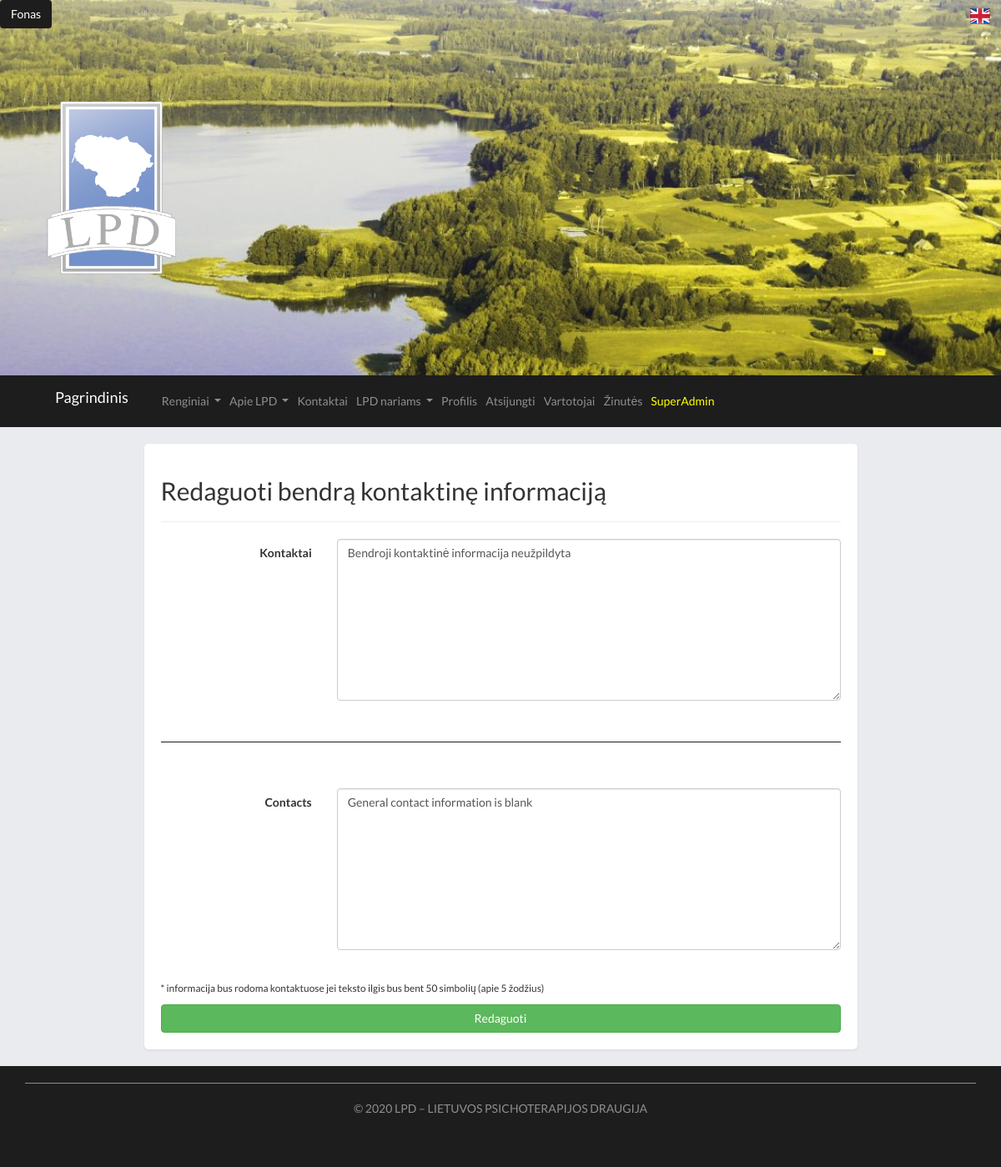
The app's page /edit_contact_info/1 (signed in) with its own data.
### main.py (models this page shows)
class User(db.Model):
	id = db.Column(db.Integer, primary_key=True)
	date_created = db.Column(db.DateTime, default=datetime.utcnow)
	name = db.Column(db.String(200), nullable=False)
	surname = db.Column(db.String(200), nullable=False)
	phone = db.Column(db.String(200), default="")
	email = db.Column(db.String(200), nullable=False)
	lvl = db.Column(db.Integer, default=0)
	password = db.Column(db.String(200), nullable=False)
	image = db.Column(db.String(300), default="")
	info = db.Column(db.String(1000), default="")
	info_en = db.Column(db.String(1000), default="")
	show = db.Column(db.String(10), default="False")
	confirmed = db.Column(db.String(10), default="False")
	session_token = db.Column(db.String, default="")
	lang = db.Column(db.String, default="LT")

class Contact_text(db.Model):
	id = db.Column(db.Integer, primary_key=True)
	info = db.Column(db.String(4000), default="")
	info_en = db.Column(db.String(4000), default="")

### main.py (the view)
@app.route("/edit_contact_info/<int:id>", methods=["GET", "POST"])
def edit_contact_info(id):
	main_info = Contact_text.query.get_or_404(id)
	if request.method == "POST":
		main_info.info = request.form['info']
		main_info.info_en = request.form['info_en']
		try:
			db.session.commit()
			return redirect('/kontaktai/')
		except:
			return "nepavyko atnaujinti"
	else:
		return render_template("redaguoti_kontaktus.html",contact_main=main_info, current_user=current_user(), bg_img=get_bg_img())

### main.py (called while the page is built)
def get_bg_img():
	try:
		data = Topimg.query.get_or_404(1)
		img = data.name
	except:
		img = "../" + app.config['UPLOAD_BACKGROUND'] + DEFAULT_IMG
	return img

def current_user():
	email = request.cookies.get("current-user-email")
	current_user = User.query.filter_by(email=email).first()
	if current_user == None:
		current_user = guest_user()
	current_user.lang = request.cookies.get("current-user-lang")
	return current_user

### templates/redaguoti_kontaktus.html (shortened to what this page needs)
{% extends "base.html" %}
{% block page%}
<div class = "row justify-content-md-center">
<div class = "col-lg-9 shadow-sm page">
{% if current_user.lvl == 2%}
	<form class="form-horizontal  " role="form"  method="POST" >
                <h2>{% if current_user.lang == "LT" %} Redaguoti bendrą kontaktinę informaciją {% else %} Edit general contact information {% endif %}</h2><hr>
					<div class="form-group">
						<label for="photo" class="col-md-3 control-label">Kontaktai</label>
						<div class="col-md-9">
							<textarea class="form-control" id="info" name="info" rows="9" >{{contact_main.info}}</textarea>
						</div>
					</div>
					<br>
					<hr class= "my_hr">
					<br>
					<br>
					<div class="form-group">
						<label for="photo" class="col-md-3 control-label">Contacts</label>
						<div class="col-md-9">
							<textarea class="form-control" id="info" name="info_en" rows="9" >{{contact_main.info_en}}</textarea>
						</div>
					</div>
				<br>
				<p> <small>* informacija bus rodoma kontaktuose jei teksto ilgis bus bent 50 simbolių (apie 5 žodžius)</small></p>
				<input type="submit" value="Redaguoti" class="btn btn-success btn-block">
				</div>
	{% else %}
	 error 404
	{% endif %}
</div>
</div>
{% endblock %}

### templates/base.html (shortened to what this page needs)
<!DOCTYPE html>
<html lang="en-US">
<head>
	<link href="https://stackpath.bootstrapcdn.com/bootstrap/4.4.1/css/bootstrap.min.css" rel="stylesheet">
	<link href="https://stackpath.bootstrapcdn.com/font-awesome/4.7.0/css/font-awesome.min.css" rel="stylesheet">
	<link href="//netdna.bootstrapcdn.com/bootstrap/3.2.0/css/bootstrap.min.css" rel="stylesheet" id="bootstrap-css">
	<link rel="stylesheet" href="../static/css/style.css">
</head>
<body>
	{% if current_user.lang == "LT" %}
		<a href="/change_lang/" class="btn pull-right"> <img src="../static/img/EN.png"></a>
	{% else %}
		<a href="/change_lang/" class="btn pull-right"> <img src="../static/img/LT.png"></a>
	{% endif %}
	 {% if current_user.lvl == 2 %}
		<a href="/top_image/" class="btn btn-dark pull-left bg_dark">{% if current_user.lang == "LT" %} Fonas {% else %} Background {% endif %}</a>
	{% endif %}
<div class= "top-image" style="background-image: url({{bg_img}});">
		<div class="container">
			<div class="blog-logoa">
				<a href="/" title="LPTD - Lietuvos Psichoterapijos Draugija" rel="home">
					<img src="../static/img/ICON-PNG.png" alt= "LPD - Lietuvos Psichoterapijos Draugija">
				</a>
			</div>
		</div>
</div>
<div class = " bg_dark ">
<div class = "container">
<nav class="navbar navbar-expand-md navbar-dark bg_dark ">
	{% if current_user.lang == "LT" %}
		<a class="navbar-brand" href="/"> Pagrindinis</a>
	{% else %}
		<a class="navbar-brand" href="/"> Main</a>
	{% endif %}
  <div class="collapse navbar-collapse bg_dark" id="navbarNavDropdown">
    <ul class="navbar-nav">
      <li class="nav-item dropdown ">
        <a class="nav-link dropdown-toggle" href="#" id="navbarDropdownMenuLink" role="button" data-toggle="dropdown" aria-haspopup="true" aria-expanded="false">
        {% if current_user.lang == "LT" %} Renginiai {% else %} Events {% endif %}
        </a>
      </li>
	  <li class="nav-item dropdown ">
        <a class="nav-link dropdown-toggle" href="#" id="navbarDropdownMenuLink" role="button" data-toggle="dropdown" aria-haspopup="true" aria-expanded="false">
           {% if current_user.lang == "LT" %} Apie LPD {% else %} About LPD {% endif %}
        </a>
      </li>
	  <li class="nav-item">
        <a class="nav-link" href="/kontaktai/"> {% if current_user.lang == "LT" %} Kontaktai {% else %} Contacts {% endif %}</a>
      </li>
	  {% if current_user.lvl > 0 %}
      <li class="nav-item dropdown ">
        <a class="nav-link dropdown-toggle" href="#" id="navbarDropdownMenuLink" role="button" data-toggle="dropdown" aria-haspopup="true" aria-expanded="false">
           {% if current_user.lang == "LT" %} LPD nariams {% else %} For LPD members {% endif %}
        </a>
      </li>
	  {% endif %}
	  {% if current_user.lvl > 0 or current_user.name|length > 1 %}
	  <li class="nav-item"><a class="nav-link" href="/edit_user/{{current_user.id}}">{% if current_user.lang == "LT" %} Profilis {% else %} Profile {% endif %}</a></li>
	  <li class="nav-item"><a class="nav-link" href="/logout/">{% if current_user.lang == "LT" %} Atsijungti {% else %} Log out {% endif %}</a></li>
	  {% endif %}
	  {% if current_user.lvl == 2 %}
	  <li class="nav-item"><a class="nav-link" href="/vartotojai/">{% if current_user.lang == "LT" %} Vartotojai {% else %} Users {% endif %}</a></li>
	  <li class="nav-item"><a class="nav-link" href="/sms/">{% if current_user.lang == "LT" %} Žinutės {% else %} Messages {% endif %}</a></li>
	  {% endif %}
	  {% if current_user.name|length > 0 %}
	   <li class="nav-item"><a class="nav-link" href="#" style="color:yellow">{{current_user.name}}</a></li>
	  {% endif %}
    </ul>
  </div>
</nav>
</div>
</div>
<div class="container ">
{% block page%}{% endblock %}
<div class="bg_dark footer-copyright text-center footer">
	<div class="container">
			{% if current_user.lang == "LT" %}
			<p> © 2020 LPD – <a href="/">LIETUVOS PSICHOTERAPIJOS DRAUGIJA</a>  </p>
			{% else %}
			<p> © 2020 LPD – <a href="/">LITHUANIAN PSYCHOTHERAPY FRIENDSHIP</a>  </p>
			{% endif %}
	</div>
</div>
</body>
</html>

### static/css/style.css (style rules this page uses)
body { background-color: #e9ebee; font-family: 'Raleway', sans-serif; font-family: 'Lato', sans-serif; }
.navbar { margin-bottom:0px !important ; }
.page { padding: 20px; margin:20px auto; border-radius: 5px; background-color: white; }
.blog-logoa img { max-height: 250px; width: auto; max-width: 100%; height: auto; }
.top-image { bottom: 0px; padding: 100px 0; background: no-repeat center; background-size: cover; -moz-background-size: cover; -webkit-background-size: cover; }
.my_hr { display: block; height: 1px; border: 0; border-top: 1px solid #1D1D1D; margin: 1em 0; padding: 0; }
.bg_dark { background-color:#1D1D1D; }
.bg_dark>a { color:rgba(255,255,255,0.5); padding:10px; }
.footer { color:rgba(255,255,255,0.5); padding:20px 0px 30px 0px; }
.footer a { color:rgba(255,255,255,0.5); text-decoration: none; }
.footer .container { border-top: 1px solid rgba(255,255,255,0.5); padding:20px 0px ; }

### records on screen
User: name "SuperAdmin"
Contact_text: info "Bendroji kontaktinė informacija neužpildyta", info_en "General contact information is blank"
